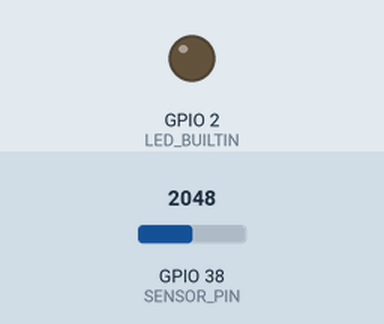
A sketch run on a simulated ESP32. Shown: output pins drawn as LEDs (lit = HIGH). The inputs (shaded band) are chosen by the test bench; at power-on: GPIO 38 (SENSOR_PIN) = 2048. WiFi joins after 1.5 s; servers stay silent unless stated; uploads are accepted with an empty reply; what the sketch prints to the serial monitor is not drawn.

Above: at 3.7 s.
3.8 s: GPIO 38 (SENSOR_PIN) set to 2084
At 4.6 s:
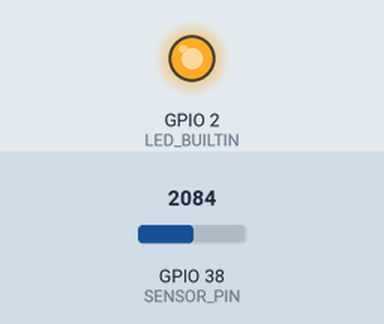
5.3 s: GPIO 38 (SENSOR_PIN) set to 2047
At 5.7 s:
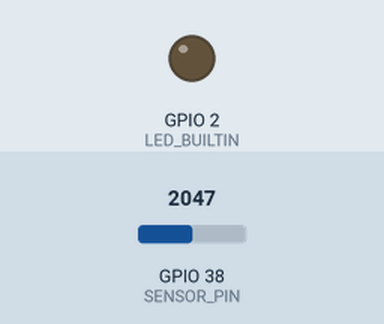
6.8 s: GPIO 38 (SENSOR_PIN) set to 2866
At 8.1 s:
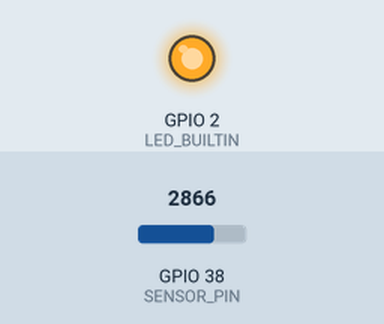
Timing chart, 0 to 9.8 s (numbered marks = the images above; inputs shaded):
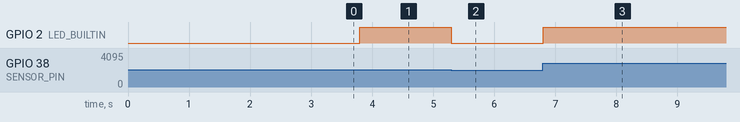

The sketch:

05_robust_client.ino
```cpp
#include <ArduinoHttpClient.h>
#include <ArduinoJson.h>
#include <WiFi.h>
#include <WiFiClientSecure.h>

#include "secrets.h"

const char SERVER_HOST[] = "iot.rogerthat.be";
const int SERVER_PORT = 443;  // 443 = HTTPS
const unsigned long WIFI_TIMEOUT_MS = 20000;
const unsigned long HTTP_TIMEOUT_MS = 5000;
const unsigned long SEND_INTERVAL_MS = 5000;  // pauze tussen metingen
const unsigned long WIFI_RETRY_MS = 5000;    // pauze tussen wifi-pogingen

// Analoge pin voor de meting. A2 (ADC1) en niet A0: A0 en A1 (ADC2) kunnen
// op de ESP32 niet gelezen worden zolang wifi actief is.
const byte SENSOR_PIN = A2;
// De led gaat aan boven de helft van het meetbereik (12-bit: 0-4095).
const int LED_THRESHOLD = 2048;

// WiFiClientSecure = TLS-verbinding (HTTPS).
WiFiClientSecure networkClient;
HttpClient http(networkClient, SERVER_HOST, SERVER_PORT);

int currentSensorValue = 0;
bool wifiModuleOk = false;  // pas true na een geslaagde hardwarecontrole
// Tijden bijhouden met millis() in plaats van delay(): zo blijft loop()
// draaien en lezen we de sensor en de led altijd tijdig uit.
unsigned long lastSendAt = 0;
unsigned long lastWifiAttemptAt = 0;

// Wacht (begrensd) tot de eerste verbinding er is. Alleen gebruikt in
// setup(); in loop() mag wachten niet, daar gebruiken we maintainWiFi().
bool connectToWiFiBlocking() {
  // Station-modus: het bord verbindt met een bestaand netwerk en speelt
  // zelf geen toegangspunt.
  WiFi.mode(WIFI_STA);
  WiFi.begin(WIFI_SSID, WIFI_PASSWORD);

  // Geen eindeloze while-lus: zonder time-out blijft het bord hangen bij
  // een fout wachtwoord of een netwerk buiten bereik.
  const unsigned long startedAt = millis();
  while (WiFi.status() != WL_CONNECTED &&
         millis() - startedAt < WIFI_TIMEOUT_MS) {
    delay(500);
    Serial.print('.');
  }
  Serial.println();

  if (WiFi.status() != WL_CONNECTED) {
    Serial.println("Wifi-verbinding mislukt.");
    return false;
  }
  return true;
}

// Niet-blokkerend: start hooguit om de WIFI_RETRY_MS een nieuwe poging
// en keert meteen terug. De verbinding komt later vanzelf tot stand.
void maintainWiFi(unsigned long now) {
  if (WiFi.status() == WL_CONNECTED) return;
  if (now - lastWifiAttemptAt < WIFI_RETRY_MS) return;

  lastWifiAttemptAt = now;
  WiFi.disconnect();
  WiFi.begin(WIFI_SSID, WIFI_PASSWORD);
  Serial.println("Nieuwe wifi-poging gestart.");
}

void readLocalSensor() {
  currentSensorValue = analogRead(SENSOR_PIN);
  digitalWrite(
    LED_BUILTIN,
    currentSensorValue > LED_THRESHOLD ? HIGH : LOW);
}

// Verstuurt JSON via POST en geeft statuscode en body terug.
// Een negatieve statuscode betekent dat de request zelf mislukte.
String postJson(const char* path, const String& payload,
                int& statusCode) {
  http.beginRequest();  // nodig om zelf headers en body te mogen sturen
  const int requestError = http.post(path);
  if (requestError != 0) {
    statusCode = requestError;
    http.stop();
    return "";
  }

  http.sendHeader("Content-Type", "application/json");
  // De server moet vooraf weten hoeveel bytes er volgen.
  http.sendHeader("Content-Length", payload.length());
  http.beginBody();
  http.print(payload);
  http.endRequest();

  statusCode = http.responseStatusCode();
  const String body = http.responseBody();
  http.stop();
  return body;
}

void sendTelemetry() {
  JsonDocument document;
  document["device"] = DEVICE_NAME;
  document["sensor"] = "analog-A2";
  document["value"] = currentSensorValue;
  document["unit"] = "raw";

  String payload;
  serializeJson(document, payload);

  int statusCode = 0;
  const String body =
    postJson("/api/v1/telemetry", payload, statusCode);

  // Drie uitkomsten: gelukt (201 Created), geen serverantwoord
  // (negatief) of een foutstatus van de server.
  if (statusCode == 201) {
    Serial.println("Meting ontvangen door de server.");
  } else if (statusCode < 0) {
    Serial.print("Transportfout: ");
    Serial.println(statusCode);
  } else {
    Serial.print("HTTP-fout ");
    Serial.print(statusCode);
    Serial.print(": ");
    Serial.println(body);
  }
}

void setup() {
  Serial.begin(9600);
  pinMode(LED_BUILTIN, OUTPUT);
  delay(1000);  // wacht op de USB-seriële verbinding (9600 baud)

  // HTTPS is versleuteld, maar het servercertificaat wordt in deze
  // oefenopstelling niet gecontroleerd. Doe dit niet in een echt product.
  networkClient.setInsecure();
  http.setHttpResponseTimeout(HTTP_TIMEOUT_MS);

  wifiModuleOk = true;
  // Mislukt de eerste verbinding, dan is dat geen eindpunt: loop() blijft
  // via maintainWiFi() opnieuw proberen.
  connectToWiFiBlocking();
}

void loop() {
  const unsigned long now = millis();
  readLocalSensor();  // gebeurt altijd, ook zonder wifi
  if (!wifiModuleOk) return;  // geen wifichip: niets om te herstellen
  maintainWiFi(now);

  if (WiFi.status() != WL_CONNECTED) return;
  if (now - lastSendAt < SEND_INTERVAL_MS) return;

  lastSendAt = now;
  sendTelemetry();
}
```

secrets.h
```cpp
#pragma once

const char WIFI_SSID[] = "YOUR_WIFI_NAME";
const char WIFI_PASSWORD[] = "YOUR_WIFI_PASSWORD";

const char DEVICE_NAME[] = "team-7";
```

Measured:
- the behaviour switches between 2048 and 2049 on GPIO 38 (SENSOR_PIN) (found by bisection; images 0 and 1)
- after the input at 3.8 s, GPIO 2 (LED_BUILTIN): LOW → HIGH at once
- after the input at 5.3 s, GPIO 2 (LED_BUILTIN): HIGH → LOW at once
- after the input at 6.8 s, GPIO 2 (LED_BUILTIN): LOW → HIGH at once
